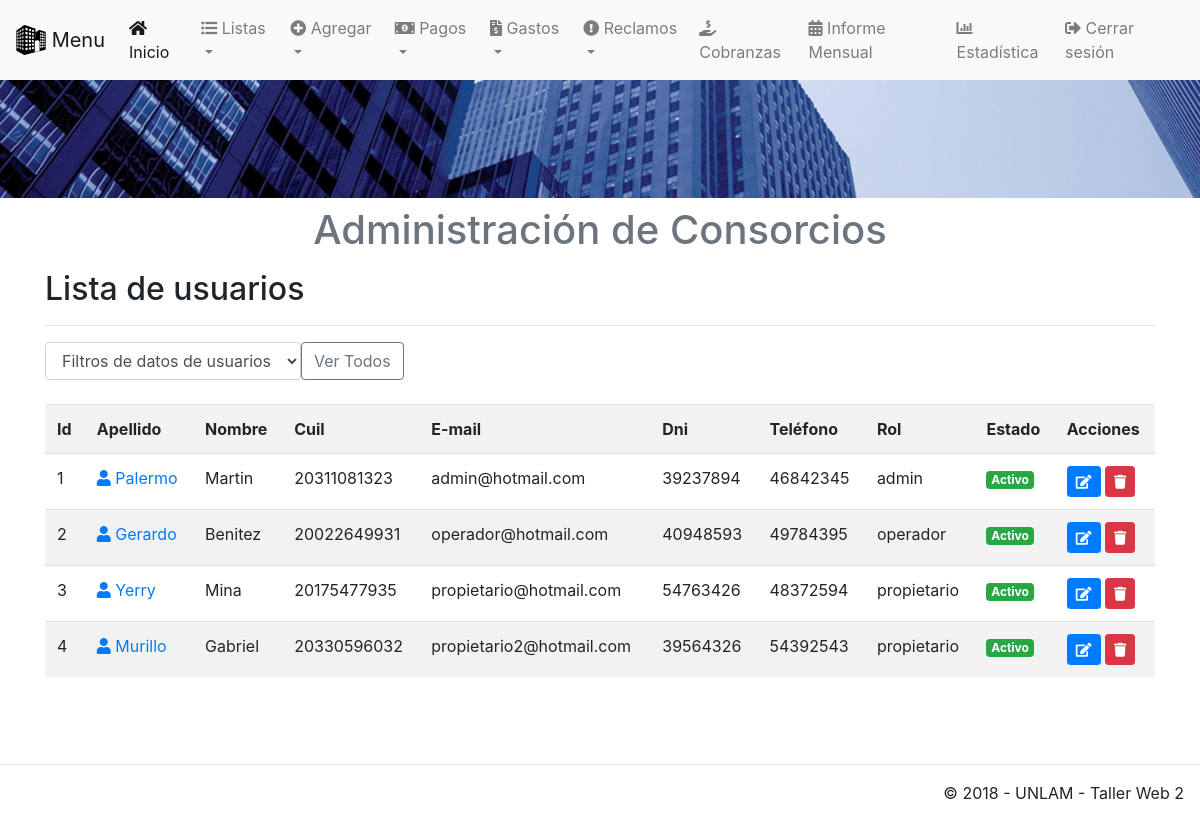
Page /app/view/listaUsuario.php (signed in) on the committed database.
### tables this page shows
CREATE TABLE `usuarios` (
  `idUsuarios` int(11) UNSIGNED NOT NULL,
  `nombre` varchar(50) NOT NULL,
  `apellido` varchar(50) NOT NULL,
  `cuil` bigint(11) UNSIGNED NOT NULL,
  `email` varchar(50) NOT NULL,
  `dni` int(8) UNSIGNED NOT NULL,
  `telefono` int(11) UNSIGNED NOT NULL,
  `estado` varchar(50) NOT NULL,
  `idRol` int(11) UNSIGNED NOT NULL,
  `pass` varchar(50) NOT NULL,
  `primeraVez` tinyint(1) UNSIGNED NOT NULL
);

CREATE TABLE `roles` (
  `idRoles` int(11) UNSIGNED NOT NULL,
  `descripcion` varchar(50) NOT NULL
);

### app/view/listaUsuario.php (the view, shortened to what this page needs)
<!DOCTYPE html>
<html lang="es">
<?php include('template/head.php'); ?>
    <body>
    <?php
        include('template/nav.php');
        include('template/header.php'); ?>
        <div class="container">
		<div class="content">
			<h2>Lista de usuarios</h2>
			<hr />
			<form class="form-inline" method="get">
				<div class="form-group">
					<select name="filter" class="form-control" onchange="form.submit()" id="filtro">
						<option value="0">Filtros de datos de usuarios</option>
						<?php $filter = (isset($_GET['filter']) ? mysqli_real_escape_string($conexion, (strip_tags($_GET["filter"], ENT_QUOTES))) : NULL);  ?>
					</select>
					<button onclick="document.getElementById('filtro').selectedIndex = 0;" role="button" aria-pressed="true" class="btn btn-outline-secondary">Ver Todos</button>
				</div>
			</form>
			<br />
			<div class="table-responsive">
			<table class="table table-striped table-hover">
				<tr>
					<th>Id</th>
					<th>Apellido</th>
                    <th>Nombre</th>
                    <th>Cuil</th>
                    <th>E-mail</th>
                    <th>Dni</th>
					<th>Teléfono</th>
					<th>Rol</th>
					<th>Estado</th>
                    <th>Acciones</th>
				</tr>
				<?php
				if($filter){
					$sql = mysqli_query($conexion, "SELECT * FROM usuarios JOIN roles ON usuarios.idRol=roles.idRoles WHERE estado='$filter' ORDER BY idUsuarios ASC");
				}else{
					$sql = mysqli_query($conexion, "SELECT * FROM usuarios JOIN roles ON usuarios.idRol=roles.idRoles ORDER BY idUsuarios ASC");
				}
				if(mysqli_num_rows($sql) == 0){
					echo '<tr><td colspan="8">No hay datos.</td></tr>';
				}else{
					while($row = mysqli_fetch_assoc($sql)){
						echo '
						<tr>
							<td>'.$row['idUsuarios'].'</td>
                            <td><a href="perfil.php?nik='.$row['idUsuarios'].'"><span class="fas fa-user" aria-hidden="true"></span> '.$row['apellido'].'</a></td>
                            <td>'.$row['nombre'].'</td>
                            <td>'.$row['cuil'].'</td>
                            <td>'.$row['email'].'</td>
                            <td>'.$row['dni'].'</td>
							<td>'.$row['telefono'].'</td>
                            <td>'.$row['descripcion'].'</td>
							<td>';
							if($row['estado'] == 'Activo'){
								echo '<span class="badge badge-success">Activo</span>';
							}
                            else if ($row['estado'] == 'Inactivo' ){
								echo '<span class="badge badge-danger">Inactivo</span>';
							}
                            else if ($row['estado'] == 'Pendiente' ){
								echo '<span class="badge badge-warning">Pendiente</span>';
							}if(isset($_SESSION['admin'])){
								echo '
							</td>
							<td>
								<a href="abm/editarUsuario.php?nik='.$row['idUsuarios'].'" title="Editar datos" class="btn btn-primary btn-sm"><span class="fas fa-edit" aria-hidden="true"></span></a>
								<a href="listaUsuario.php?aksi=delete&nik='.$row['idUsuarios'].'" title="Eliminar" onclick="return confirm(\'Esta seguro de borrar los datos de: '.$row['apellido'].' '.$row['nombre'].'?\')" class="btn btn-danger btn-sm"><span class="fas fa-trash" aria-hidden="true"></span></a>
							</td>
						</tr>
						';
							}if(isset($_SESSION['operador'])){
								echo '
							</td>
							<td>
								<a href="abm/editarRolyEstado.php?nik='.$row['idUsuarios'].'" title="Editar datos" class="btn btn-primary btn-sm"><span class="fas fa-edit" aria-hidden="true"></span></a>
							</td>
						</tr>
						';
							}
					}
				}
				?>
			</table>
			</div>
		</div>
	</div><center>
    <div class="corte">
    </div>
    <?php include('template/footer.php'); ?>
    </body>
</html>

### app/view/template/head.php (shortened to what this page needs)
<head>
  <link rel="stylesheet" href="/consorcio/public/css/bootstrap.min.css">
  <link rel="stylesheet" href="/consorcio/public/css/bootstrap-grid.min.css">
  <link rel="stylesheet" href="/consorcio/public/css/all.css">
  <link rel="stylesheet" href="/consorcio/public/css/estilos.css">
</head>

### app/view/template/nav.php (shortened to what this page needs)
<nav class="navbar navbar-expand-lg navbar-light bg-light fixed-top">
  <a class="navbar-brand" href="#">
    <img src="/consorcio/public/img/building-icon.svg" width="30" height="30" class="d-inline-block align-top" alt="">
    Menu
  </a>
  <div class="collapse navbar-collapse" id="navbarSupportedContent">
    <ul class="navbar-nav mr-auto">
      <?php
        if(isset($_SESSION['admin'])){ ?>
      <li class="nav-item active">
        <a class="nav-link" href="/consorcio/app/view/homeAdmin.php"><i class="fas fa-home"></i> Inicio <span class="sr-only"></span></a>
      </li>
      <li class="nav-item dropdown">
      <a class="nav-link dropdown-toggle" href="#" id="navbarDropdown" role="button" data-toggle="dropdown" aria-haspopup="true" aria-expanded="false">
        <i class="fas fa-list-ul"></i> Listas
        </a>
      </li>
      <li class="nav-item dropdown">
      <a class="nav-link dropdown-toggle" href="#" id="navbarDropdown" role="button" data-toggle="dropdown" aria-haspopup="true" aria-expanded="false">
        <i class="fas fa-plus-circle"></i> Agregar
        </a>
      </li>
      <li class="nav-item dropdown">
      <a class="nav-link dropdown-toggle" href="#" id="navbarDropdown" role="button" data-toggle="dropdown" aria-haspopup="true" aria-expanded="false">
        <i class="fas fa-money-bill-alt"></i> Pagos
        </a>
      </li>
      <li class="nav-item dropdown">
      <a class="nav-link dropdown-toggle" href="#" id="navbarDropdown" role="button" data-toggle="dropdown" aria-haspopup="true" aria-expanded="false">
        <i class="fas fa-file-invoice-dollar"></i> Gastos
        </a>
      </li>
      <li class="nav-item dropdown">
      <a class="nav-link dropdown-toggle" href="#" id="navbarDropdown" role="button" data-toggle="dropdown" aria-haspopup="true" aria-expanded="false">
        <i class="fas fa-exclamation-circle"></i> Reclamos
        </a>
      </li>
      <li class="nav-item">
        <a class="nav-link" href="/consorcio/app/view/listaExpensas.php"><i class="fas fa-hand-holding-usd"></i> Cobranzas</a>
      </li>
      <li class="nav-item">
        <a class="nav-link" href="/consorcio/app/view/informeMensual.php"><i class="fas fa-calendar-alt"></i> Informe Mensual</a>
      </li>
      <li class="nav-item">
        <a class="nav-link" href="/consorcio/app/view/estadistica.php"><i class="fas fa-chart-bar"></i> Estadística</a>
      </li>
      <?php }?>
        <li class="nav-item">
        <a class="nav-link" href="/consorcio/app/config/CerrarSession.php"><i class="fas fa-sign-out-alt"></i> Cerrar sesión</a>
      </li>
    </ul>
  </div>
</nav>

### app/view/template/header.php
<div>
  <img class="d-block w-100" src="/consorcio/public/img/edificioscorto.jpg" alt="First slide">
</div>
<header class="dropdown-header">
  <h1 class="text-center">Administración de Consorcios</h1>
</header>

### app/view/template/footer.php (shortened to what this page needs)
<footer class="fixed-bottom" style="background-color: white;">
    <footer class="modal-footer">
        <p>&copy; 2018 - UNLAM - Taller Web 2</p>
    </footer>
</footer>

### public/css/all.css (style rules this page uses)
.fa,.fab,.fal,.far,.fas { -moz-osx-font-smoothing:grayscale;-webkit-font-smoothing:antialiased;display:inline-block;font-style:normal;font-variant:normal;text-rendering:auto;line-height:1 }
.fa-calendar-alt:before { content:"\f073" }
.fa-chart-bar:before { content:"\f080" }
.fa-edit:before { content:"\f044" }
.fa-exclamation-circle:before { content:"\f06a" }
.fa-file-invoice-dollar:before { content:"\f571" }
.fa-hand-holding-usd:before { content:"\f4c0" }
.fa-home:before { content:"\f015" }
.fa-list-ul:before { content:"\f0ca" }
.fa-money-bill-alt:before { content:"\f3d1" }
.fa-plus-circle:before { content:"\f055" }
.fa-sign-out-alt:before { content:"\f2f5" }
.fa-trash:before { content:"\f1f8" }
.fa-user:before { content:"\f007" }
.fa,.far,.fas { font-family:"Font Awesome 5 Free" }
.fa,.fas { font-weight:900 }

### public/css/estilos.css (style rules this page uses)
.corte { width: 100%; clear: both; height: 9rem; }

### rows in the picture
usuarios: idUsuarios "1", apellido "Palermo", nombre "Martin", cuil "20311081323", email "admin@hotmail.com", dni "39237894", telefono "46842345", idRol.descripcion "admin", estado "Activo"
usuarios: idUsuarios "2", apellido "Gerardo", nombre "Benitez", cuil "20022649931", email "operador@hotmail.com", dni "40948593", telefono "49784395", idRol.descripcion "operador", estado "Activo"
usuarios: idUsuarios "3", apellido "Yerry", nombre "Mina", cuil "20175477935", email "propietario@hotmail.com", dni "54763426", telefono "48372594", idRol.descripcion "propietario", estado "Activo"
usuarios: idUsuarios "4", apellido "Murillo", nombre "Gabriel", cuil "20330596032", email "propietario2@hotmail.com", dni "39564326", telefono "54392543", idRol.descripcion "propietario", estado "Activo"
